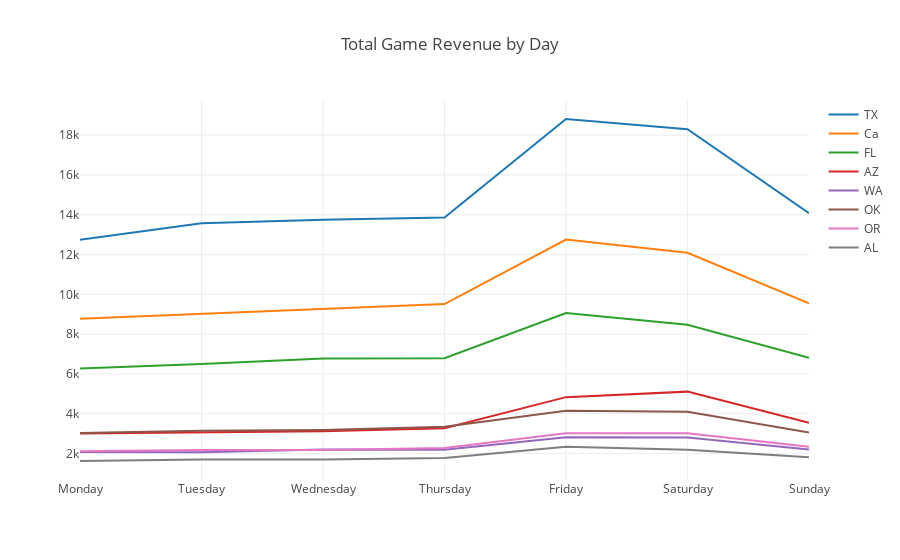

This figure's notebook cell:
### Code cell
layout = go.Layout(title="Total Game Revenue by Day")

fig = go.Figure(data=get_traces_line2(x), layout=layout)

offline.iplot(fig, filename='game-revenue-line')

### Figure 1 — Plotly figure (JSON) as saved in the notebook; plotly's stock layout.template omitted (floating-point values rounded to 4 significant figures)
{"data": [{"mode": "lines", "name": "TX", "type": "scatter", "uid": "2f91d37b-4350-4287-aaaa-4d2e4fbc843a", "x": ["Monday", "Tuesday", "Wednesday", "Thursday", "Friday", "Saturday", "Sunday"], "y": [12750.0, 13580.0, 13750.0, 13860.0, 18810.0, 18300.0, 14080.0]}, {"mode": "lines", "name": "Ca", "type": "scatter", "uid": "645cecd8-2ea1-40d0-9fdc-6a0014c60b83", "x": ["Monday", "Tuesday", "Wednesday", "Thursday", "Friday", "Saturday", "Sunday"], "y": [8772.0, 9030.0, 9265.0, 9509.0, 12750.0, 12090.0, 9551.0]}, {"mode": "lines", "name": "FL", "type": "scatter", "uid": "4b8cc35a-2077-453e-90eb-8f64295c678c", "x": ["Monday", "Tuesday", "Wednesday", "Thursday", "Friday", "Saturday", "Sunday"], "y": [6267.0, 6497.0, 6773.0, 6787.0, 9060.0, 8473.0, 6808.0]}, {"mode": "lines", "name": "AZ", "type": "scatter", "uid": "431a112b-b78a-4212-a041-3ff8d63f9e2d", "x": ["Monday", "Tuesday", "Wednesday", "Thursday", "Friday", "Saturday", "Sunday"], "y": [3000.0, 3043.0, 3119.0, 3271, 4831.0, 5108.0, 3540.0]}, {"mode": "lines", "name": "WA", "type": "scatter", "uid": "d6495c21-f6c1-45d6-a2ae-ea13975f8562", "x": ["Monday", "Tuesday", "Wednesday", "Thursday", "Friday", "Saturday", "Sunday"], "y": [2075.0, 2066.0, 2196.0, 2187.0, 2818.0, 2801, 2197.0]}, {"mode": "lines", "name": "OK", "type": "scatter", "uid": "1b682937-4d5c-4e4d-a1b7-af41f3a8d9e8", "x": ["Monday", "Tuesday", "Wednesday", "Thursday", "Friday", "Saturday", "Sunday"], "y": [3022.0, 3137.0, 3176.0, 3338.0, 4143.0, 4093.0, 3053.0]}, {"mode": "lines", "name": "OR", "type": "scatter", "uid": "9e500981-f8ac-4d9b-86bd-228209d56997", "x": ["Monday", "Tuesday", "Wednesday", "Thursday", "Friday", "Saturday", "Sunday"], "y": [2106.0, 2175.0, 2170.0, 2270, 3010.0, 3016.0, 2334.0]}, {"mode": "lines", "name": "AL", "type": "scatter", "uid": "b8b4eb4a-5b99-4309-b68b-3c0289cf26ec", "x": ["Monday", "Tuesday", "Wednesday", "Thursday", "Friday", "Saturday", "Sunday"], "y": [1620.0, 1694.0, 1701.0, 1773.0, 2340.0, 2190.0, 1803.0]}], "layout": {"title": "Total Game Revenue by Day"}}
